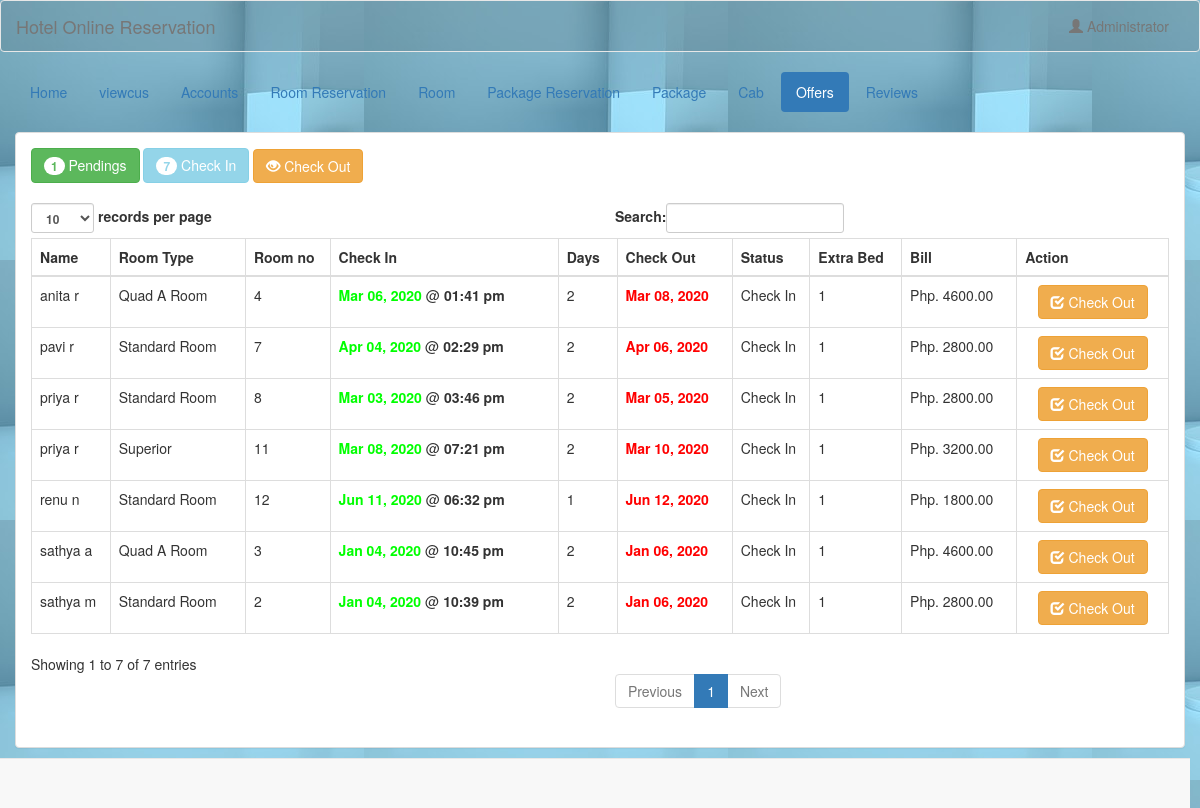
The page /admin/checkin.php (signed in) on the database its author committed.
### tables this page shows
CREATE TABLE IF NOT EXISTS `transaction` (
  `transaction_id` int(11) NOT NULL,
  `guest_id` int(11) NOT NULL,
  `room_id` int(11) NOT NULL,
  `room_no` int(5) NOT NULL,
  `packageid` int(10) NOT NULL,
  `extra_bed` int(11) NOT NULL,
  `status` varchar(20) NOT NULL,
  `days` int(2) NOT NULL,
  `checkin` date NOT NULL,
  `checkin_time` time NOT NULL,
  `checkout` date NOT NULL,
  `checkout_time` time NOT NULL,
  `bill` varchar(10) NOT NULL
);

CREATE TABLE IF NOT EXISTS `guest` (
  `guest_id` int(11) NOT NULL,
  `firstname` varchar(50) NOT NULL,
  `middlename` varchar(30) NOT NULL,
  `lastname` varchar(40) NOT NULL,
  `address` varchar(50) NOT NULL,
  `contactno` varchar(13) NOT NULL
);

CREATE TABLE IF NOT EXISTS `room` (
  `room_id` int(11) NOT NULL,
  `room_type` varchar(50) NOT NULL,
  `price` varchar(11) NOT NULL,
  `photo` varchar(100) NOT NULL
);

### admin/name.php (called while the page is built)
<?php
	require 'connect.php';
	$query = $conn->query("SELECT * FROM `admin` WHERE `admin_id` = '$_SESSION[admin_id]'") or die(mysqli_error());
	$fetch = $query->fetch_array();
	$name = $fetch['name'];
?>

### admin/checkin.php (the view, shortened to what this page needs)
<!DOCTYPE html>
<?php
	require 'name.php';
?>
<html lang = "eng">
	<head>
		<link rel = "stylesheet" type = "text/css" href = "../css/bootstrap.css " />
		<link rel = "stylesheet" type = "text/css" href = "../css/style.css" />
	</head>
<body>
	<nav style = "background-color:rgba(0, 0, 0, 0.1);" class = "navbar navbar-default">
		<div  class = "container-fluid">
			<div class = "navbar-header">
				<a class = "navbar-brand" >Hotel Online Reservation</a>
			</div>
			<ul class = "nav navbar-nav pull-right ">
				<li class = "dropdown">
					<a class="dropdown-toggle" data-toggle="dropdown" role="button" aria-haspopup="true" aria-expanded="false"><i class = "glyphicon glyphicon-user"></i> <?php echo $name;?></a>
				</li>
			</ul>
		</div>
	</nav>
	<div class = "container-fluid">
		<ul class = "nav nav-pills">
					<li ><a href = "home.php">Home</a></li>
			<li><a href = "viewcus.php">viewcus</a></li>
			<li><a href = "account.php">Accounts</a></li>
			<li><a href = "reserve.php">Room Reservation</a></li>
			<li><a href = "room.php">Room</a></li>
			<li><a href ="preserve.php">Package Reservation</a></li>
            <li><a href ="package1.php">Package</a></li>
			<li><a href ="cab1.php">Cab</a></li>
            <li class='active'><a href ="offers.php">Offers</a></li>
            <li><a href ="review.php">Reviews</a></li>
		</ul>
	</div>
	<br />
	<div class = "container-fluid">
		<div class = "panel panel-default">
			<?php
				$q_p = $conn->query("SELECT COUNT(*) as total FROM `transaction` WHERE `status` = 'Pending'") or die(mysqli_error());
				$f_p = $q_p->fetch_array();
				$q_ci = $conn->query("SELECT COUNT(*) as total FROM `transaction` WHERE `status` = 'Check In'") or die(mysqli_error());
				$f_ci = $q_ci->fetch_array();
			?>
			<div class = "panel-body">
				<a class = "btn btn-success" href = "reserve.php"><span class = "badge"><?php echo $f_p['total']?></span> Pendings</a>
				<a class = "btn btn-info disabled"><span class = "badge"><?php echo $f_ci['total']?></span> Check In</a>
				<a class = "btn btn-warning" href = "checkout.php"><i class = "glyphicon glyphicon-eye-open"></i> Check Out</a>
				<br />
				<br />
				<table id = "table" class = "table table-bordered">
					<thead>
						<tr>
							<th>Name</th>
							<th>Room Type</th>
							<th>Room no</th>
							<th>Check In</th>
							<th>Days</th>
							<th>Check Out</th>
							<th>Status</th>
							<th>Extra Bed</th>
							<th>Bill</th>
							<th>Action</th>
						</tr>
					</thead>
					<tbody>
						<?php
							$query = $conn->query("SELECT * FROM `transaction` NATURAL JOIN `guest` NATURAL JOIN `room` WHERE `status` = 'Check In'") or die(mysqli_query());
							while($fetch = $query->fetch_array()){
						?>
						<tr>
							<td><?php echo $fetch['firstname']." ".$fetch['lastname']?></td>
							<td><?php echo $fetch['room_type']?></td>
							<td><?php echo $fetch['room_no']?></td>
							<td><?php echo "<label style = 'color:#00ff00;'>".date("M d, Y", strtotime($fetch['checkin']))."</label>"." @ "."<label>".date("h:i a", strtotime($fetch['checkin_time']))."</label>"?></td>
							<td><?php echo $fetch['days']?></td>
							<td><?php echo "<label style = 'color:#ff0000;'>".date("M d, Y", strtotime($fetch['checkin']."+".$fetch['days']."DAYS"))."</label>"?></td>
							<td><?php echo $fetch['status']?></td>
							<td><?php if($fetch['extra_bed'] == "0"){ echo "None";}else{echo $fetch['extra_bed'];}?></td>
							<td><?php echo "Php. ".$fetch['bill'].".00"?></td>
							<td><center><a class = "btn btn-warning" href = "checkout_query.php?transaction_id=<?php echo $fetch['transaction_id']?>" onclick = "confirmationCheckin(); return false;"><i class = "glyphicon glyphicon-check"></i> Check Out</a></center></td>
						</tr>
						<?php
							}
						?>
					</tbody>
				</table>
			</div>
		</div>
	</div>
	<br />
	<br />
	<div style = "text-align:right; margin-right:10px;" class = "navbar navbar-default navbar-fixed-bottom">
	</div>
</body>
</html>

### css/style.css (style rules this page uses)
body { background-image:url(../images/h3.jpg); }

### rows shown on the page
transaction: guest.firstname "sathya", guest.lastname "m", room.room_type "Standard Room", room_no "2", checkin "Jan 04, 2020", checkin_time "10:39 pm", days "2", checkin+days "Jan 06, 2020", status "Check In", extra_bed "1", bill "2800"
transaction: guest.firstname "sathya", guest.lastname "a", room.room_type "Quad A Room", room_no "3", checkin "Jan 04, 2020", checkin_time "10:45 pm", days "2", checkin+days "Jan 06, 2020", status "Check In", extra_bed "1", bill "4600"
transaction: guest.firstname "priya", guest.lastname "r", room.room_type "Standard Room", room_no "8", checkin "Mar 03, 2020", checkin_time "03:46 pm", days "2", checkin+days "Mar 05, 2020", status "Check In", extra_bed "1", bill "2800"
transaction: guest.firstname "pavi", guest.lastname "r", room.room_type "Standard Room", room_no "7", checkin "Apr 04, 2020", checkin_time "02:29 pm", days "2", checkin+days "Apr 06, 2020", status "Check In", extra_bed "1", bill "2800"
transaction: guest.firstname "priya", guest.lastname "r", room.room_type "Superior", room_no "11", checkin "Mar 08, 2020", checkin_time "07:21 pm", days "2", checkin+days "Mar 10, 2020", status "Check In", extra_bed "1", bill "3200"
transaction: guest.firstname "anita", guest.lastname "r", room.room_type "Quad A Room", room_no "4", checkin "Mar 06, 2020", checkin_time "01:41 pm", days "2", checkin+days "Mar 08, 2020", status "Check In", extra_bed "1", bill "4600"
transaction: guest.firstname "renu", guest.lastname "n", room.room_type "Standard Room", room_no "12", checkin "Jun 11, 2020", checkin_time "06:32 pm", days "1", checkin+days "Jun 12, 2020", status "Check In", extra_bed "1", bill "1800"

### other values the page prints
$name "Administrator"
$f_p['total'] "1"
$f_ci['total'] "7"
